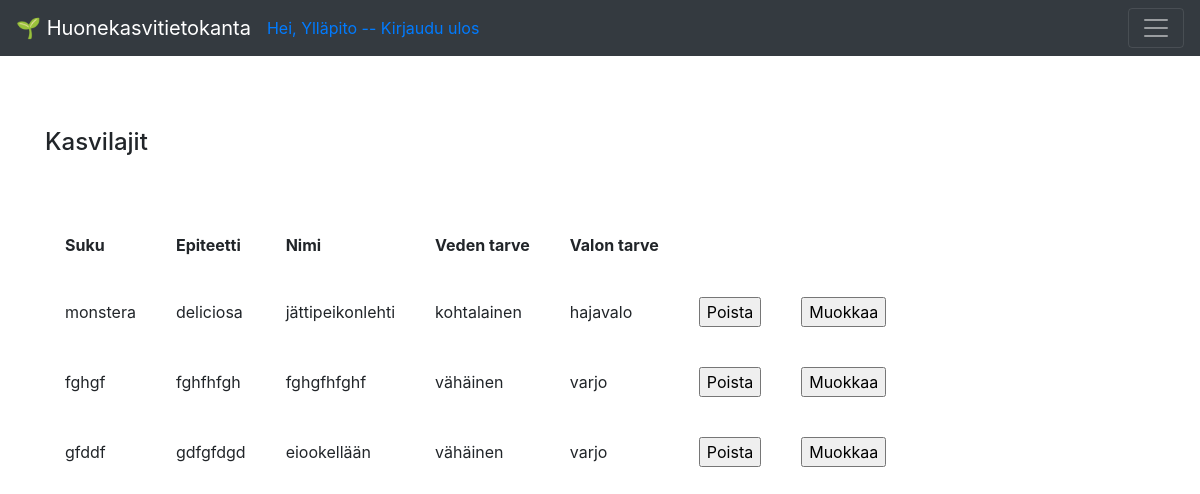
The app's page /species (signed in), older data.
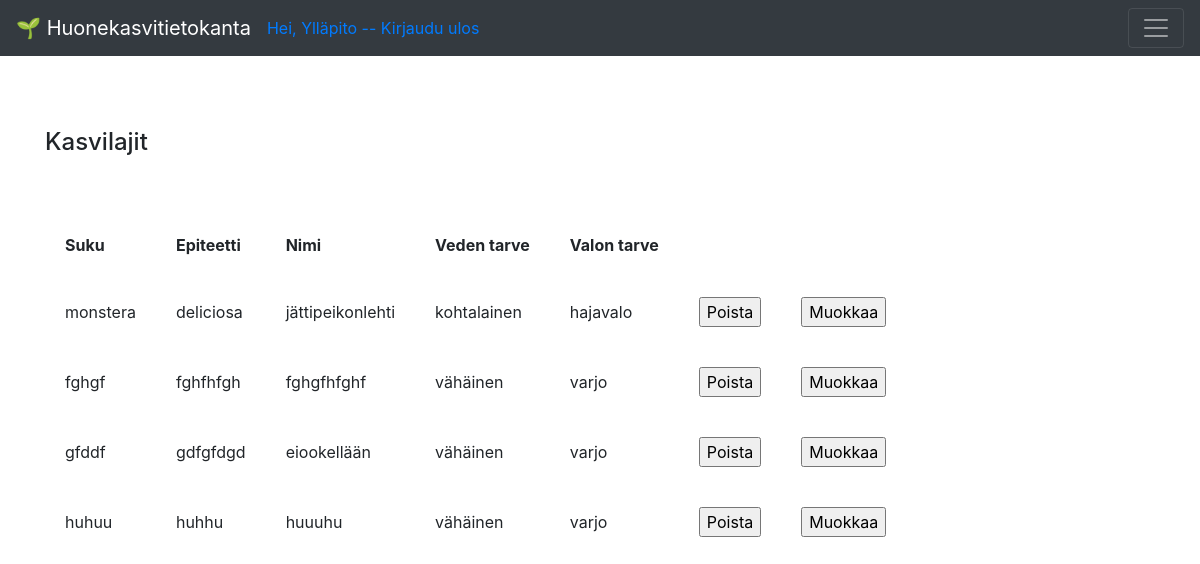
The same page, newer data.
### application/auth/models.py (models this page shows, shortened)
class User(db.Model):
    __tablename__ = "account"
    id = db.Column(db.Integer, primary_key=True)
    date_created = db.Column(db.DateTime, default=db.func.current_timestamp())
    name = db.Column(db.String(144), nullable=False)
    username = db.Column(db.String(144), nullable=False, unique=True)
    password = db.Column(db.String(144), nullable=False)
    plants = db.relationship("Plant", backref='account', lazy=True)

### application/species/models.py (models this page shows, shortened)
class Species(Base):
    __tablename__ = "species"
    genus = db.Column(db.String(144), nullable=False)
    epithet = db.Column(db.String(144), nullable=False)
    water = db.Column(db.String(144), nullable=False)
    light = db.Column(db.String(144), nullable=False)
    plants = db.relationship('Plant', backref='plant_species', lazy=True)

### application/species/views.py (the view)
@app.route("/species", methods=["GET"])
@login_required(role = "ANY")
def species_index():
    return render_template("species/list.html", species = Species.query.all())

### application/__init__.py (called while the page is built)
def login_required(role = "ANY"):
    def wrapper(fn):
        @wraps(fn)
        def decorated_view(*args, **kwargs):
            if not current_user:
                return login_manager.unauthorized()
            if not current_user.is_authenticated:
                return login_manager.unauthorized()
            unauthorized = False
            if not role == "ANY":
                unauthorized = True
                for user_role in current_user.userrole():
                    if user_role == role:
                        unauthorized = False
                        break
            if unauthorized:
                return login_manager.unauthorized()
            return fn(*args, **kwargs)
        return decorated_view
    return wrapper

@login_manager.user_loader
def load_user(user_id):
    return User.query.get(user_id)

### application/templates/species/list.html
{% extends "layout.html" %}
{% block body %}
<h4>Kasvilajit</h4>
<br>
<br>
  <table cellpadding="20">
    <tr>
      <th>Suku</th>
      <th>Epiteetti</th>
      <th>Nimi</th>
      <th>Veden tarve</th>
      <th>Valon tarve</th>
    </tr>
    {% for species in species %}
    <tr>
      <td>{{ species.genus }}</td>
      <td>{{ species.epithet }}</td>
      <td>{{ species.name }}</td>
      <td>{{ species.water }}</td>
      <td>{{ species.light }}</td>
      <td>
          {% if current_user.id == 1 %}
          <form method="POST" action="{{ url_for('species_delete', species_id=species.id) }}">
            <input type="submit" value="Poista"/>
          </form>
              </td>
              <td>
                  <form method="POST" action="{{ url_for('species_edit', species_id=species.id) }}">
                    <input type="submit" value="Muokkaa"/>
                  </form>
                      </td>
                      {% endif %}
      <td>
            </td>
    </tr>
    {% endfor %}
  </table>
{% endblock %}

### application/templates/layout.html (shortened to what this page needs)
<!DOCTYPE html>
<html>
  <head>
    <link rel="stylesheet"
          href= "https://stackpath.bootstrapcdn.com/bootstrap/4.3.1/css/bootstrap.min.css">
  </head>
  <body>
<nav class="navbar navbar-dark bg-dark">
    <a class="navbar-brand" href="#">&#127793; Huonekasvitietokanta</a>
    {% if current_user.is_authenticated %}
        <a href="{{ url_for('auth_logout') }}">Hei, {{ current_user.name }} -- Kirjaudu ulos</a>
        {% else %}
        </li><a class= "nav-link" href="{{ url_for('auth_login') }}">Kirjaudu sisään</a>
        <a class="nav-link" href="{{ url_for('auth_new') }}">Luo tunnus</a>
        {% endif %}
    <button class="navbar-toggler ml-auto"
                type="button"
                data-toggle="collapse"
                data-target="#navbarSupportedContent1">
            <span class="navbar-toggler-icon my-toggler">
          </span>
        </button>
  </nav>
<main role="main" class="container">
    <br>
    <br>
    <br>
    {% block body %}{% endblock %}
  </body>
</html>

Row changes from the older to the newer data that the page shows:
added Species: genus "huhuu", epithet "huhhu", name "huuuhu", water "vähäinen", light "varjo"
